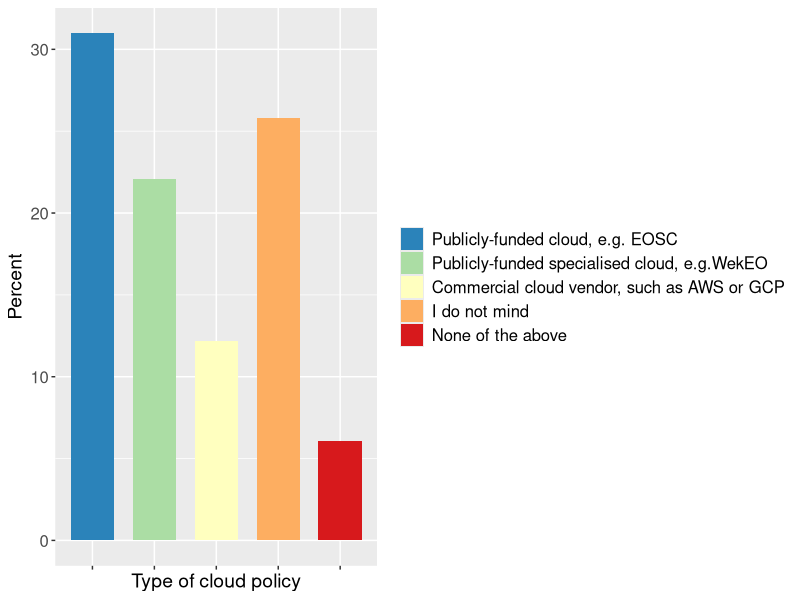

R code for this plot:
library('stringr')
library(ggplot2)
library(RColorBrewer)

wd <- setwd('/Users/julia_wagemann/Documents/github/survey_analysis/')


dataService <- c("Publicly-funded cloud, e.g. EOSC", 
                 'Publicly-funded specialised cloud, e.g.WekEO', 
                 "Commercial cloud vendor, such as AWS or GCP",
                 "I do not mind",
                 "None of the above")

sums <- c(31.0,22.1,12.2,25.8,6.1)

data_use_sums <- data.frame(as.factor(dataService), sums)

data_use_sums$as.factor.dataService. <-factor(data_use_sums$as.factor.dataService., levels(data_use_sums$as.factor.dataService.)[c(4,5,1,2,3)]) 

# Grouped
ggplot(data_use_sums, aes(fill=as.factor.dataService.,y=sums, x=as.factor.dataService.)) + 
  geom_bar(stat="identity",width=0.7) +
  scale_fill_brewer(palette="Spectral",direction=-1) +
  labs(x="Type of cloud policy", y="Percent") +
  scale_x_discrete(labels=element_blank()) +
  theme(legend.title=element_blank(),
        axis.text=element_text(size=12),
        legend.text = element_text(size=12),
        strip.text.x=element_text(size=12),
        axis.title = element_text(size=14))
